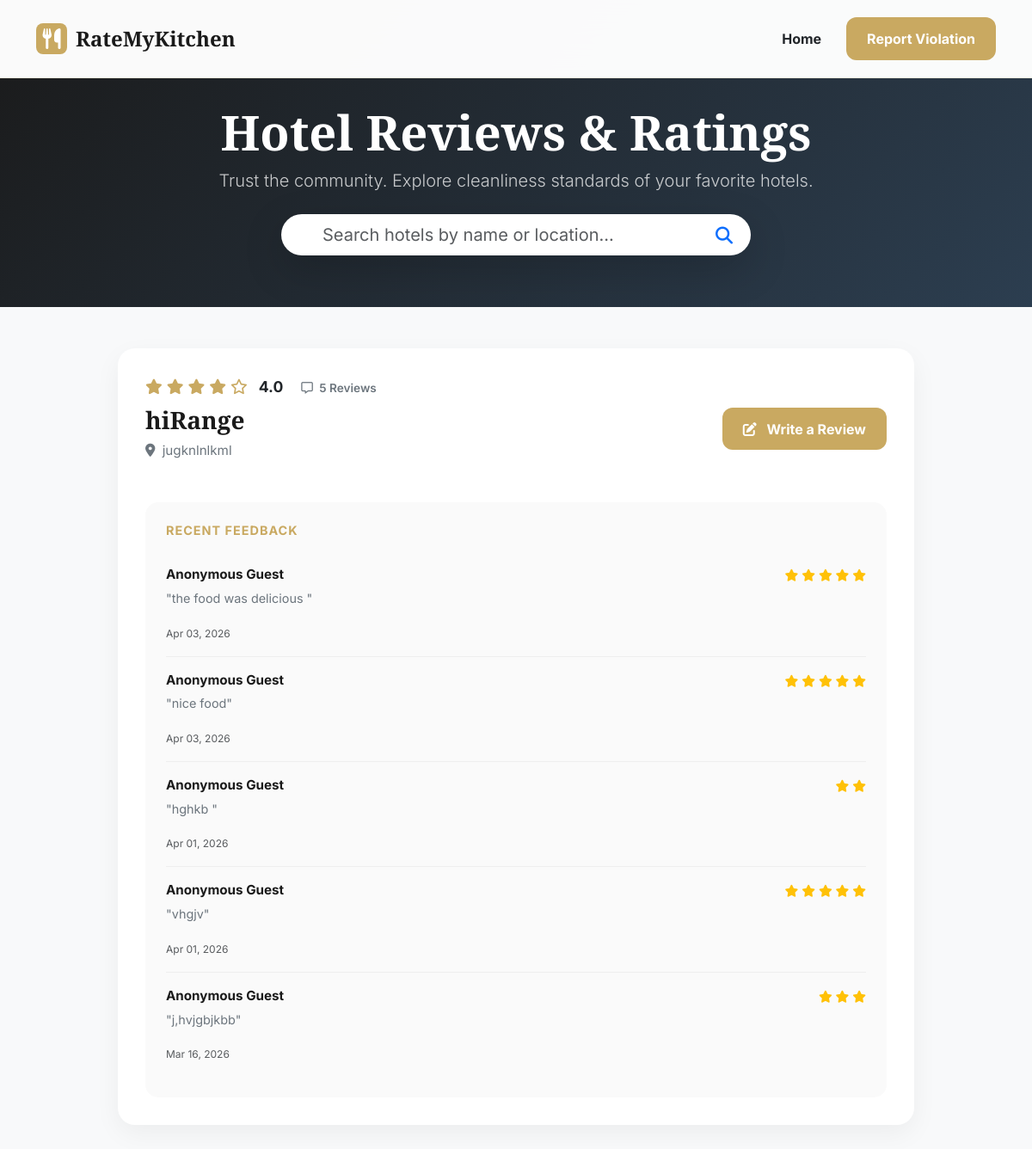
Before: /hotels/ with the older database file.
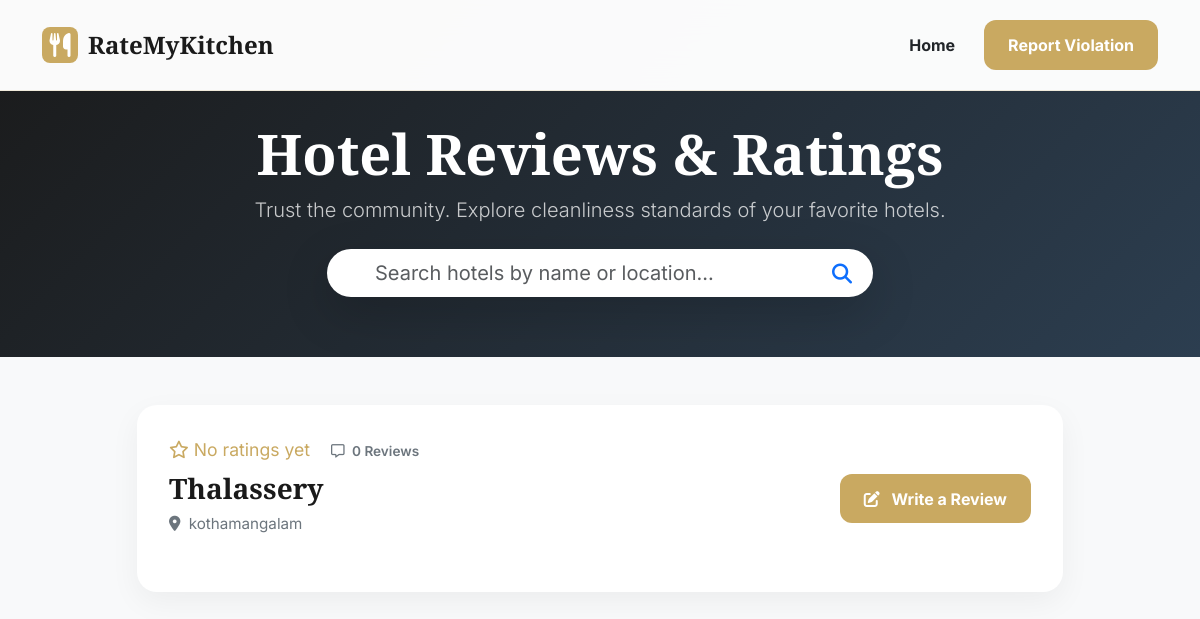
After: the same page with the newer database file.
### User/models.py (models this page shows, shortened)
class tbl_hotel(models.Model):
    hotel_name = models.CharField(max_length=100)
    hotel_email = models.EmailField(unique=True)
    hotel_password = models.CharField(max_length=128)
    hotel_contact = models.CharField(max_length=20, blank=True)
    hotel_address = models.CharField(max_length=255, blank=True)
    is_verified = models.IntegerField(
        choices=[
            (0, 'Not Verified'),
            (1, 'Verified'),
            (2, 'Rejected')
        ],
        default=0
    )
    hygiene_status = models.CharField(
        max_length=50,
        choices=[
            ('Pending', 'Pending'),
            ('Clean', 'Clean'),
            ('Moderately Clean', 'Moderately Clean'),
            ('Dirty', 'Dirty'),
        ],
        default='Pending'
    )
    certificate_generated = models.BooleanField(default=False)
    verified_at = models.DateTimeField(null=True, blank=True)

class CustomerReview(models.Model):
    hotel      = models.ForeignKey(tbl_hotel, on_delete=models.CASCADE)
    customer_name = models.CharField(max_length=100, default="Anonymous Guest", blank=True)
    rating     = models.PositiveSmallIntegerField()
    review     = models.TextField(blank=True)
    timestamp  = models.DateTimeField(auto_now_add=True)

### Guest/views.py (the view)
# urls.py: path('hotels/', views.view_hotels, name='view_hotels'),
def view_hotels(request):
    from django.db.models import Avg, Count, Q
    query = request.GET.get('q', '')
    hotels = tbl_hotel.objects.filter(is_verified=1)
    if query:
        hotels = hotels.filter(
            Q(hotel_name__icontains=query) |
            Q(hotel_address__icontains=query)
        )
    hotels = hotels.annotate(
        avg_rating=Avg('customerreview__rating'),
        review_count=Count('customerreview')
    ).order_by('-avg_rating')
    for hotel in hotels:
        hotel.latest_reviews = CustomerReview.objects.filter(hotel=hotel).order_by('-timestamp')[:5]
    return render(request, "Guest/Reviews.html", {'hotels': hotels})

### templates/Guest/Reviews.html (shortened to what the changed rows need)
<!DOCTYPE html>
<html lang="en">
<head>
    <link href="https://cdn.jsdelivr.net/npm/bootstrap@5.3.2/dist/css/bootstrap.min.css" rel="stylesheet">
    <link href="https://cdnjs.cloudflare.com/ajax/libs/font-awesome/6.4.0/css/all.min.css" rel="stylesheet">
</head>
<body>
    <div class="page-header">
        <div class="container">
            <h1 class="display-4 fw-bold">Hotel Reviews & Ratings</h1>
        </div>
    </div>
    <div class="container pb-5">
        <div class="row justify-content-center">
            <div class="col-lg-10">
                {% for hotel in hotels %}
                <div class="hotel-card">
                    <div class="hotel-info">
                        <div class="row align-items-center">
                            <div class="col-md-8">
                                <div class="rating-stars">
                                    {% if hotel.avg_rating %}
                                        {% for i in "12345" %}
                                            {% if forloop.counter <= hotel.avg_rating %}
                                                <i class="fas fa-star"></i>
                                            {% else %}
                                                <i class="far fa-star"></i>
                                            {% endif %}
                                        {% endfor %}
                                        <span class="ms-2 fw-bold text-dark">{{ hotel.avg_rating|floatformat:1 }}</span>
                                    {% else %}
                                        <i class="far fa-star"></i> No ratings yet
                                    {% endif %}
                                    <span class="review-count ms-3"><i class="far fa-comment-alt me-1"></i> {{ hotel.review_count }} Reviews</span>
                                </div>
                                <h2 class="hotel-name">{{ hotel.hotel_name }}</h2>
                                <p class="hotel-location"><i class="fas fa-map-marker-alt me-1"></i> {{ hotel.hotel_address }}</p>
                            </div>
                            <div class="col-md-4 text-md-end">
                                <button class="btn btn-review px-4" data-bs-toggle="modal" data-bs-target="#reviewModal{{ hotel.id }}">
                                    <i class="fas fa-edit me-2"></i> Write a Review
                                </button>
                            </div>
                        </div>
                        {% if hotel.latest_reviews %}
                        <div class="reviews-section mt-4">
                            <h5 class="fw-bold mb-3" style="font-size: 0.9rem; text-transform: uppercase; color: var(--primary); letter-spacing: 1px;">Recent Feedback</h5>
                            {% for rev in hotel.latest_reviews %}
                            <div class="single-review">
                                <div class="d-flex justify-content-between align-items-center">
                                    <span class="reviewer-name">{{ rev.customer_name }}</span>
                                    <div class="text-warning small">
                                        {% for i in "12345" %}
                                            {% if forloop.counter <= rev.rating %}
                                                <i class="fas fa-star"></i>
                                            {% endif %}
                                        {% endfor %}
                                    </div>
                                </div>
                                <p class="review-text">"{{ rev.review }}"</p>
                                <small class="text-muted" style="font-size: 0.75rem;">{{ rev.timestamp|date:"M d, Y" }}</small>
                            </div>
                            {% endfor %}
                        </div>
                        {% endif %}
                    </div>
                </div>
                {% empty %}
                <div class="text-center py-5">
                    <i class="fas fa-hotel fa-4x opacity-25 mb-3"></i>
                    <h3>No verified hotels found</h3>
                    <p class="text-muted">Check back later for trusted ratings.</p>
                </div>
                {% endfor %}
            </div>
        </div>
    </div>
</body>
</html>

Changed rows visible on the page:
no longer on this page (row edited): tbl_hotel: avg_rating "4.0", review_count "5", hotel_name "hiRange", hotel_address "jugknlnlkml"
removed CustomerReview: customer_name "Anonymous Guest", rating 5 (drawn), review "the food was delicious", timestamp "Apr 03, 2026"
removed CustomerReview: customer_name "Anonymous Guest", rating 5 (drawn), review "nice food", timestamp "Apr 03, 2026"
removed CustomerReview: customer_name "Anonymous Guest", rating 2 (drawn), review "hghkb", timestamp "Apr 01, 2026"
removed CustomerReview: customer_name "Anonymous Guest", rating 5 (drawn), review "vhgjv", timestamp "Apr 01, 2026"
removed CustomerReview: customer_name "Anonymous Guest", rating 3 (drawn), review "j,hvjgbjkbb", timestamp "Mar 16, 2026"
now on this page (row edited): tbl_hotel: shows "No ratings yet", review_count "0", hotel_name "Thalassery", hotel_address "kothamangalam"
